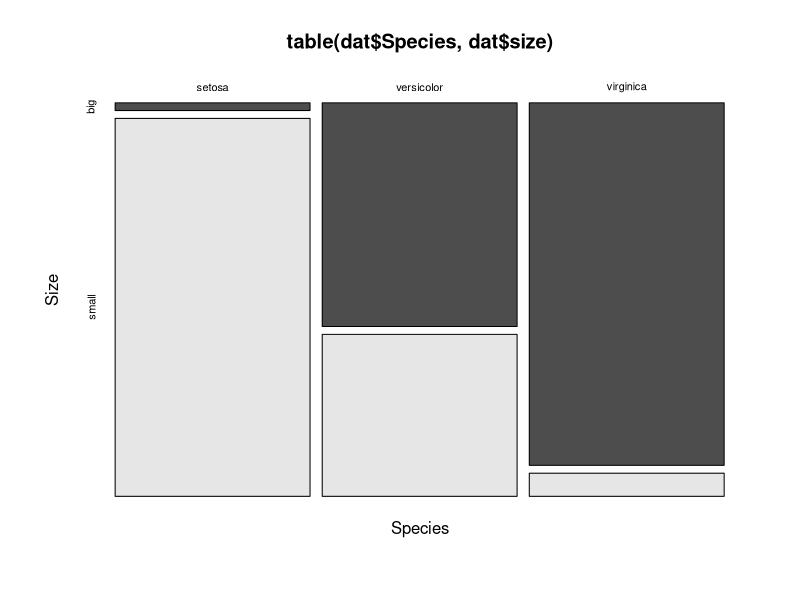
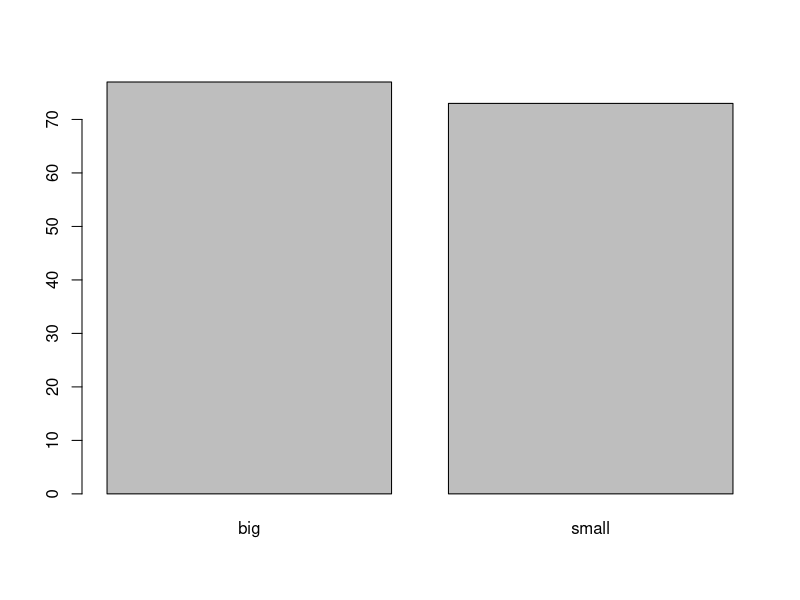
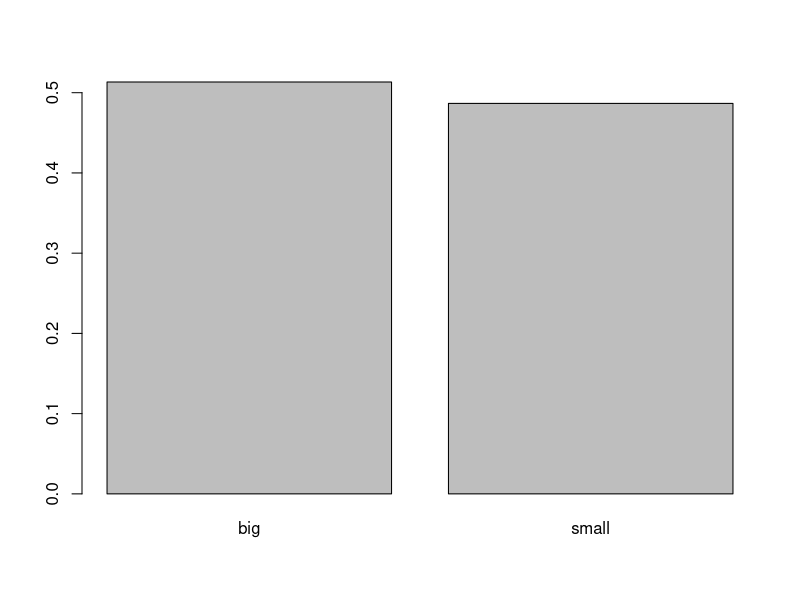
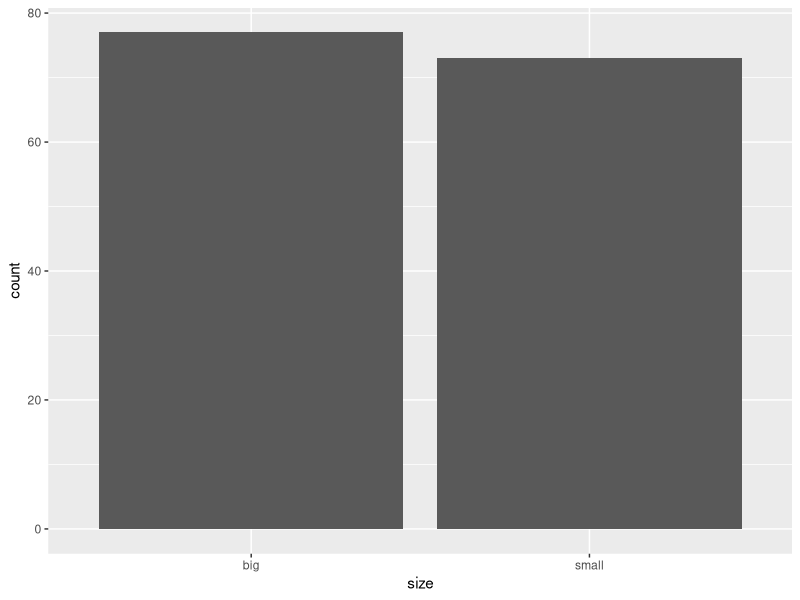
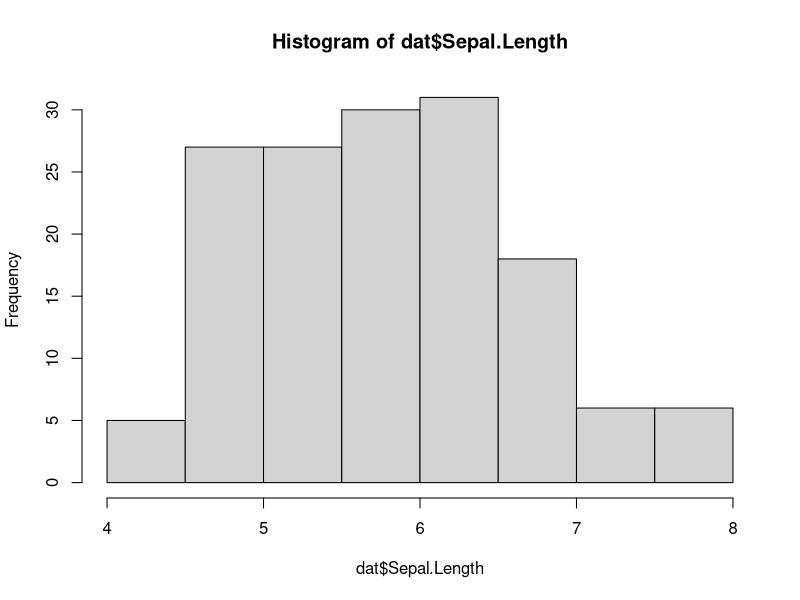
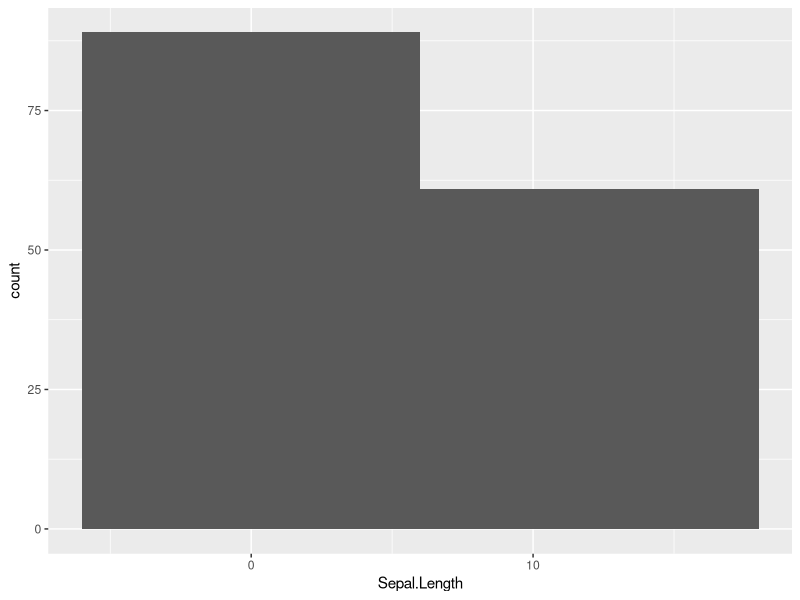
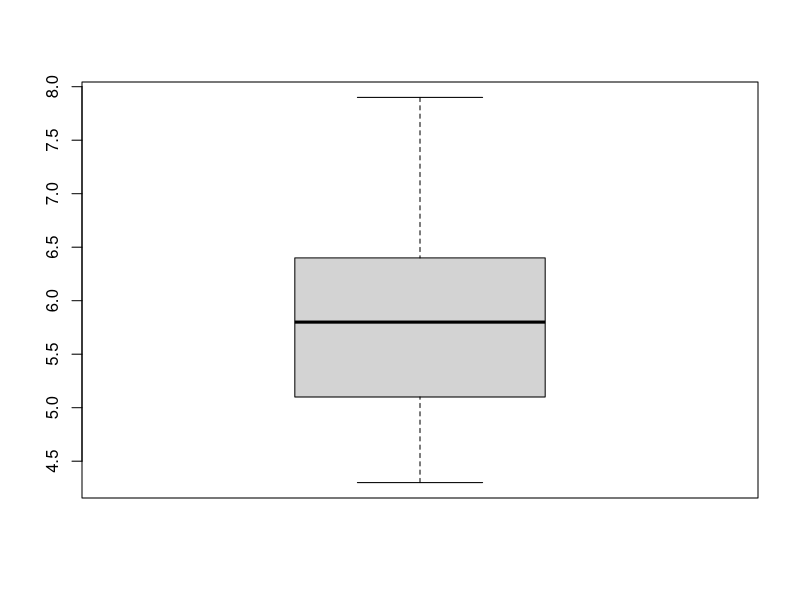
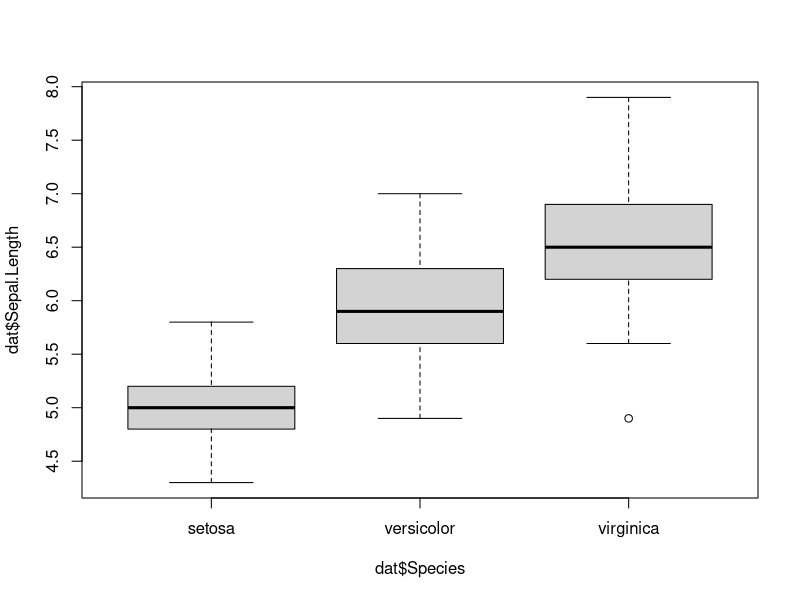

Reproduce these figures in R, in order. (Note: this script raises an error after producing the figures.)
dat <- iris
head(dat)
str(dat) # structure of dataset
min(dat$Sepal.Length)
max(dat$Sepal.Length)
rng <- range(dat$Sepal.Length)
rng
rng[1] # rng = name of the object specified above
rng[2]
#Range
max(dat$Sepal.Length) - min(dat$Sepal.Length)
#function to compute the range
range2 <- function(x) {
  range <- max(x) - min(x)
  return(range)
}
range2(dat$Sepal.Length)

mean(dat$Sepal.Length)
median(dat$Sepal.Length)
quantile(dat$Sepal.Length, 0.5)

quantile(dat$Sepal.Length, 0.25) # first quantile
quantile(dat$Sepal.Length, 0.75) # third quantile

quantile(dat$Sepal.Length, 0.4) # 4th percentile
quantile(dat$Sepal.Length, 0.98) # 98th percentile

IQR(dat$Sepal.Length)
quantile(dat$Sepal.Length, 0.75) - quantile(dat$Sepal.Length, 0.25)

#The standard deviation and the variance is computed with the sd() and var() functions
sd(dat$Sepal.Length) # standard deviation
var(dat$Sepal.Length) # variance

#: to compute the standard deviation (or variance) of multiple variables at the same time, use lapply() with the appropriate statistics as second argument
lapply(dat[, 1:4], sd)

#By Function
by(dat, dat$Species, summary)

#Contingency table
dat$size <- ifelse(dat$Sepal.Length < median(dat$Sepal.Length),
                   "small", "big"
)
table(dat$size)
table(dat$Species, dat$size)
#xtabs
xtabs(~ dat$Species + dat$size)
#prop table function
prop.table(table(dat$Species, dat$size))
round(prop.table(table(dat$Species, dat$size), 1), 2) 

#Coefficient of variation
sd(dat$Sepal.Length) / mean(dat$Sepal.Length)

#Mode
tab <- table(dat$Sepal.Length)
sort(tab, decreasing = TRUE)

#Table Function
sort(table(dat$Species), decreasing = TRUE)
summary(dat$Species)


#Plots
mosaicplot(table(dat$Species, dat$size),
           color = TRUE,
           xlab = "Species", # label for x-axis
           ylab = "Size" # label for y-axis
)

#Barplot
barplot(table(dat$size)) # table() is mandatory
barplot(prop.table(table(dat$size)))
library(ggplot2) # needed each time you open RStudio
# The package ggplot2 must be installed first
ggplot(dat) +
  aes(x = size) +
  geom_bar()

#Histogram
hist(dat$Sepal.Length)
ggplot(dat) +
  aes(x = Sepal.Length) +
  geom_histogram(binwidth = 12)

#Boxplot
boxplot(dat$Sepal.Length)
boxplot(dat$Sepal.Length ~ dat$Species)
ggplot(dat) +
  aes(x = Species, y = Sepal.Length) +
  geom_boxplot()

#Dotplot
library(lattice)
dotplot(dat$Sepal.Length ~ dat$Species)

#Scatter Plot
plot(dat$Sepal.Length, dat$Petal.Length)

ggplot(dat) +
  aes(x = Sepal.Length, y = Petal.Length) +
  geom_point()

ggplot(dat) +
  aes(x = Sepal.Length, y = Petal.Length, colour = Species) +
  geom_point() +
  scale_color_hue()

#Line Plot
plot(dat$Sepal.Length,
     type = "l"
) # "l" for line

#QQPlot
# Draw points on the qq-plot:
qqnorm(dat$Sepal.Length)
# Draw the reference line:
qqline(dat$Sepal.Length)

library(ggpubr)
ggqqplot(dat$Sepal.Length)

#By Group
qplot(
  sample = Sepal.Length, data = dat,
  col = size, shape = size
)


#Density Plot
plot(density(dat$Sepal.Length))

ggplot(dat) +
  aes(x = Sepal.Length) +
  geom_density()


#Cross Tabulation
ctable(
  x = dat$Species,
  y = dat$size
)
ctable(
  x = dat$Species,
  y = dat$size,
  prop = "t" # total proportions
)
